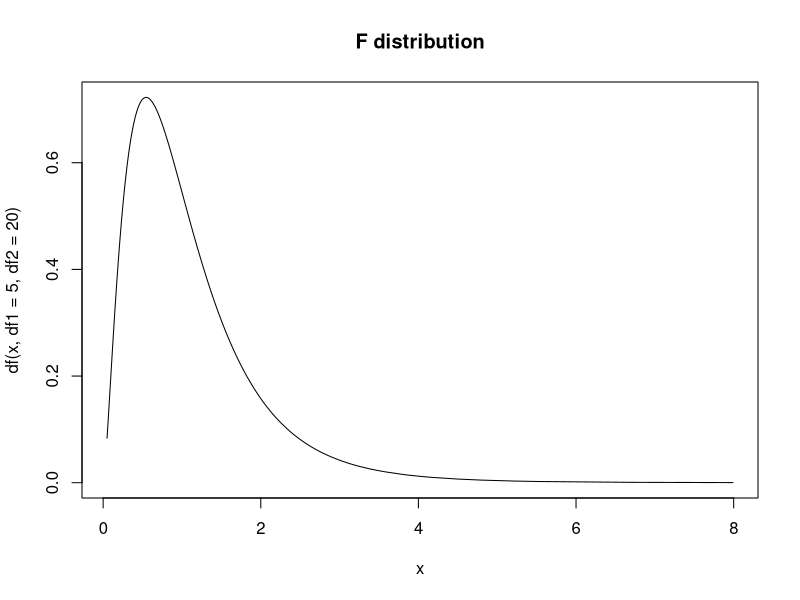

This chart was generated by the following R code:
#df1 & df2 parameters have to be defined
x<-rf(1000,df1=5,df2=20)
x<-sort(x)
plot(x,df(x,df1=5,df2=20),main="F distribution",type="l")